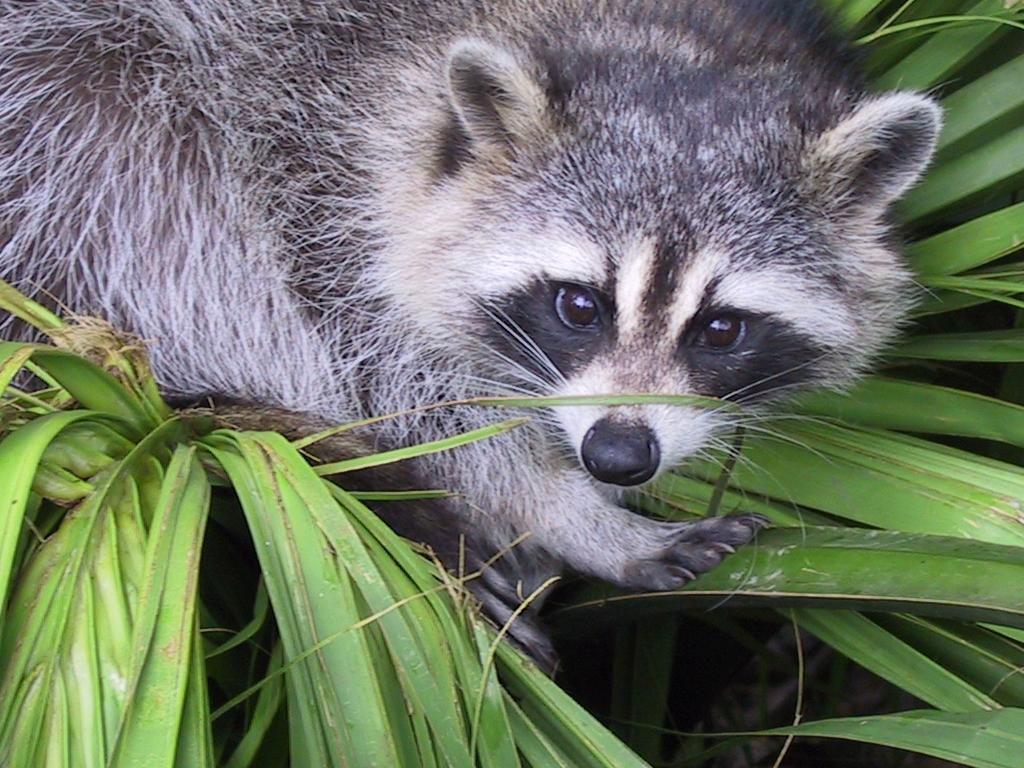
#> input picture Piscine_Python/Day01/ex03/animal.jpeg, 1024 x 768 px
$ python zoom.py
#> lines starting #> are read from the running program, lines starting #| are printed output that depends on the picture
### Piscine_Python/Day01/ex03/load_image.py
import numpy as np
from PIL import Image


def ft_load(path: str) -> np.ndarray:
    """Loads an image from a file and prints its format, and its pixels
    content in RGB format."""
#> called with path = 'animal.jpeg'
    try:
        img = Image.open(path)
#> img is the input picture: PIL image 1024x768 RGB; mean R, G, B 110.7, 117.7, 102.1
        if img.format not in ['JPEG', 'JPG']:
            raise ValueError(
                "Unsupported image format. "
                "Only JPG and JPEG are supported.")

        img = img.convert('RGB')
        img_array = np.array(img)

        print(f"The shape of image is: {img_array.shape}")
#| The shape of image is: (768, 1024, 3)
        print("Pixel content in RGB format:")
        print(img_array)
#> (printed output is left out)

        return img_array
    except Exception as e:
        print(f"Error: {e}")
        return None

### Piscine_Python/Day01/ex03/zoom.py
import matplotlib.pyplot as plt
import numpy as np
from load_image import ft_load


def main():
    """Main function to crop/zoom on an image."""
    try:
        # Load the image
        image_path = "animal.jpeg"
        image = ft_load(image_path)
        image_array = np.array(image)

        # Print image information
        print(f"The shape of image is: {image_array.shape}")
#| The shape of image is: (768, 1024, 3)
        print(image_array[:1])  # Print the first row of pixels
#> (printed output is left out)

        # Crop the image and convert it to grayscale
        cropped_image_array = image_array[:400, :400]
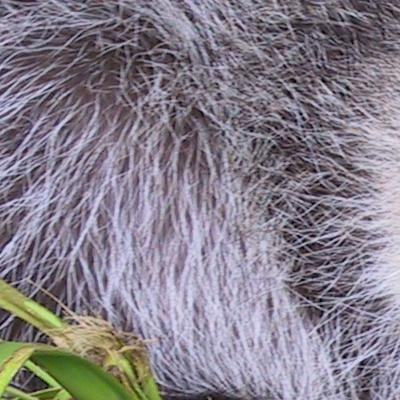
#> cropped_image_array: shape (400, 400, 3); mean R, G, B 134.2, 127.4, 138.7
        grey_image_array = np.mean(cropped_image_array, axis=2,
                                   keepdims=True).astype(np.uint8)
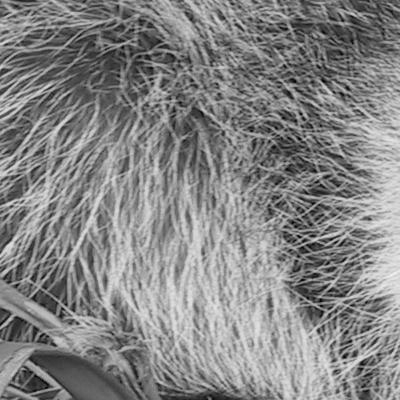
#> grey_image_array: shape (400, 400, 1); min 2, max 246, mean 133.1
        print(f"New shape after slicing: {grey_image_array.shape} "
              f"or {grey_image_array.shape[:2]}"
              )
#| New shape after slicing: (400, 400, 1) or (400, 400)
        print(grey_image_array[:1])  # Print the first row of cropped pixels
#> (printed output is left out)

        # Display the cropped image with scales on x and y axes
        plt.imshow(grey_image_array.squeeze(), cmap='gray')
        plt.show()

    except Exception as e:
        print(f"An error occurred: {e}")


if __name__ == "__main__":
    main()
